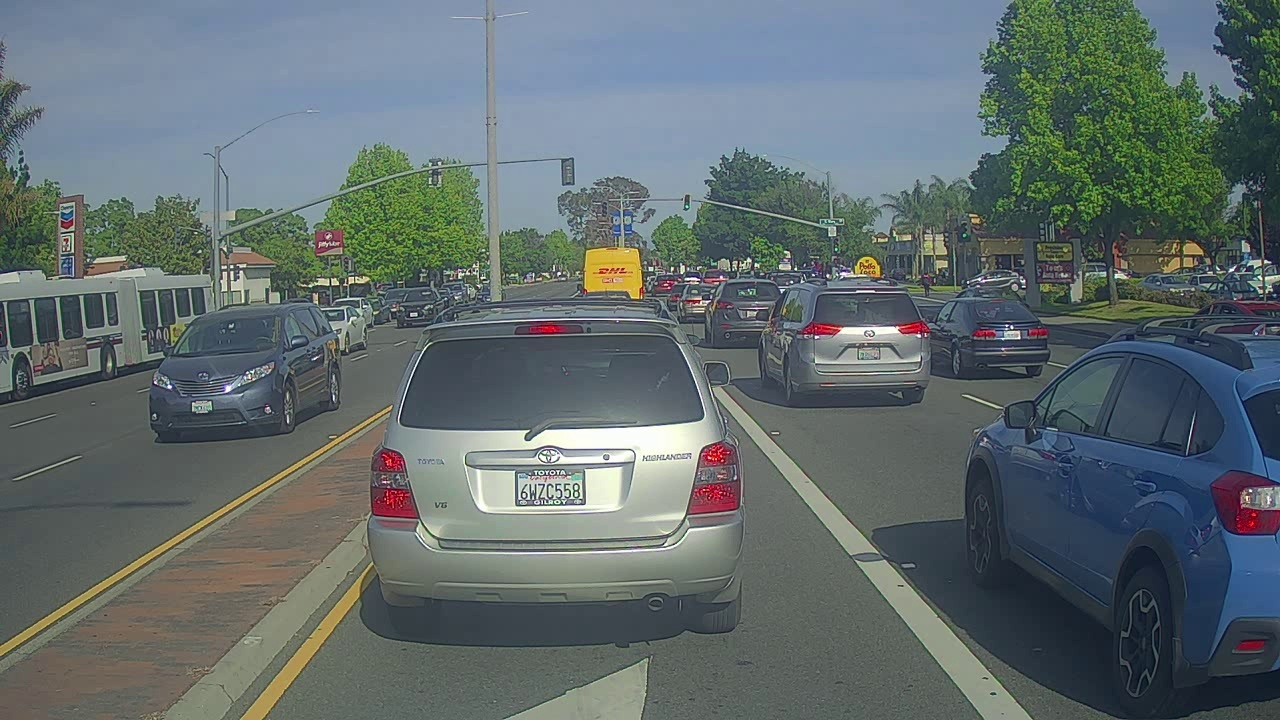
#> input picture images/test.jpg, 1280 x 720 px, found by its file name
$ jupyter execute --allow-errors 04_visualize_anchors.ipynb
#> lines starting #> are read from the running program, lines starting #| are printed output that depends on the picture; after the words box and inside, x2 and y2 are one past the last pixel; in counts of white or black regions, pixels touching at a corner belong together
# 04_visualize_anchors

[cell 1]
import os

import cv2
import numpy as np
import matplotlib.pyplot as plt

[cell 2]
def visualize(wh_in_mobilenet):
    stride = 32

    colors = [(255, 0, 0), (255, 255, 0), (0, 255, 0), (0, 0, 255), (0, 255, 255), (55, 0, 0),
              (255, 55, 0), (0, 55, 0), (0, 0, 25), (0, 255, 55)]
#     colors = (0, 0, 0)

    anchor_path = dataset_disk + 'generated_anchors_mobilenet/'
    for i in range(1, 11):
        cv2.namedWindow('%d_anchors' % int(i))
        cv2.moveWindow('%d_anchors' % int(i), 100, 100)
        blank_image = np.zeros((wh_in_mobilenet[0], wh_in_mobilenet[1], 3), np.uint8)
#         blank_image += 255
        anchor_txt = anchor_path + 'anchors_%d.txt' % int(i)
        anchors = []
        with open(anchor_txt, 'r') as f:
            for i, line in enumerate(f):
                line = line.rstrip('\n')
                anchor = line.split(', ')
                anchors.append(anchor)

        output_img = os.path.join(anchor_txt).replace('.txt', '.png')
        stride_h = 10
        stride_w = 3
        for i in range(len(anchors)):
            (w, h) = map(float, anchors[i])

            w = int(w * stride)
            h = int(h * stride)
            print(w, h)

            # make sure starting coordinates of anchors do not overlap each other
            offset_x = 10 + i * stride_w
            offset_y = 10 + i * stride_h

            cv2.rectangle(blank_image, (offset_x, offset_y), (offset_x + w, offset_y + h), colors[i], 2)

#             cv2.imshow('%d_anchors' % int(i+1), blank_image)
            cv2.waitKey(1000)
            cv2.imwrite(output_img, blank_image)
        plt.imshow(blank_image)
        plt.title('%d_anchors' % int(i+1))
        plt.show()
        print('')

    print('Done!')

[cell 3]
wn_in_mobilenet = [224, 224]
dataset_disk = '/Volumes/JS/UECFOOD256/UECFOOD256/'
#> (the rest of this cell did not finish here and is left out)

[cell 4]
def visualize_on_image(wh_in_mobilenet, whichanchor=5):
#> called with whichanchor = 5
    stride = 32

    colors = [(255, 0, 0), (255, 255, 0), (0, 255, 0), (0, 0, 255), (0, 255, 255), (55, 0, 0),
              (255, 55, 0), (0, 55, 0), (0, 0, 25), (0, 255, 55)]

    anchor_path = dataset_disk + 'generated_anchors/'
#     for i in range(1, 11):
    i = whichanchor
    cv2.namedWindow('%d_anchors' % int(i))
    cv2.moveWindow('%d_anchors' % int(i), 100, 100)
#     blank_image = np.zeros((wh_in_mobilenet[0], wh_in_mobilenet[1], 3), np.uint8)
#     background_image = cv2.resize(cv2.cvtColor(cv2.imread(image_path), cv2.COLOR_BGR2RGB),
#                             (wn_in_mobilenet[0], wn_in_mobilenet[1]))
    background_image = cv2.resize(cv2.imread(image_path),
                            (wn_in_mobilenet[0], wn_in_mobilenet[1]))
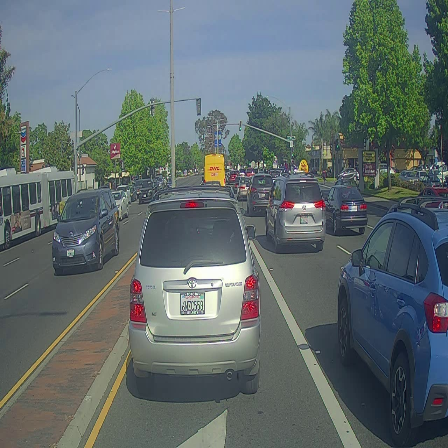
#> background_image: shape (448, 448, 3); mean B, G, R 109.9, 108.5, 97.2
    anchor_txt = anchor_path + 'anchors_%d.txt' % int(i)
    anchors = []
    with open(anchor_txt, 'r') as f:
        for i, line in enumerate(f):
            line = line.rstrip('\n')
            anchor = line.split(', ')
            anchors.append(anchor)

#     output_img = os.path.join(anchor_txt).replace('.txt', '.png')
    output_img = anchor_path + 'anchors_%d_on_image' % int(whichanchor) + '.png'
    stride_h = 10
    stride_w = 3
    for i in range(len(anchors)):
        (w, h) = map(float, anchors[i])

        w = int(w * stride)
        h = int(h * stride)
        print(w, h)

        # make sure starting coordinates of anchors do not overlap each other
#         offset_x = 10 + i * stride_w
#         offset_y = 10 + i * stride_h
#         offset = (offset_x, offset_y)
        left_corner = (int((wn_in_mobilenet[0]-w)/2), int((wn_in_mobilenet[1]-h)/2))
#         right_corner = (int(((wn_in_mobilenet[0]+w)/2) + offset_x), int(((wn_in_mobilenet[1]+h)/2) + offset_y))
        right_corner = (int((wn_in_mobilenet[0]+w)/2), int((wn_in_mobilenet[1]+h)/2))

#         cv2.rectangle(blank_image, (offset_x, offset_y), (offset_x + w, offset_y + h), colors[i], 2)
        cv2.rectangle(background_image, left_corner, right_corner, colors[i], 4)
#             cv2.imshow('%d_anchors' % int(i+1), blank_image)
        cv2.waitKey(1000)
        cv2.imwrite(output_img, background_image)
        plt.imshow(background_image)
        plt.title('%d_anchors' % int(i+1))
        plt.show()
        print('')

    print('Done!')

[cell 5]
wn_in_mobilenet = [448, 448]
dataset_disk = '/Volumes/JS/UECFOOD100_JS/'
image_path = dataset_disk + 'generated_anchors/' + 'test.jpg'
#> (the rest of this cell did not finish here and is left out)

[cell 6]
image_path = dataset_disk + 'generated_anchors/' + 'test.jpg'
background_img = cv2.resize(cv2.cvtColor(cv2.imread(image_path), cv2.COLOR_BGR2RGB),
                            (wn_in_mobilenet[0], wn_in_mobilenet[1]))
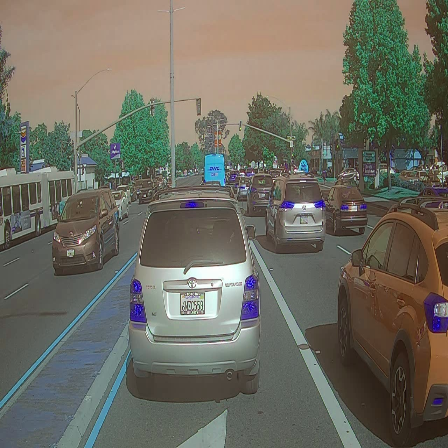
#> background_img: shape (448, 448, 3); mean B, G, R 97.2, 108.5, 109.9

[cell 7]
cv2.rectangle(background_img, (0, 0), (100, 100), (0, 0, 0), 2)
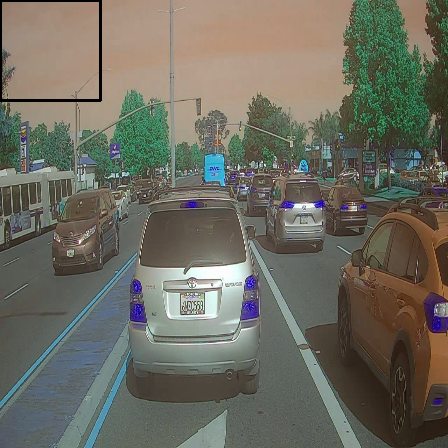
#> background_img: shape (448, 448, 3); 0.5% of pixels changed, all inside (x1, y1, x2, y2) = (0, 0, 102, 102)
